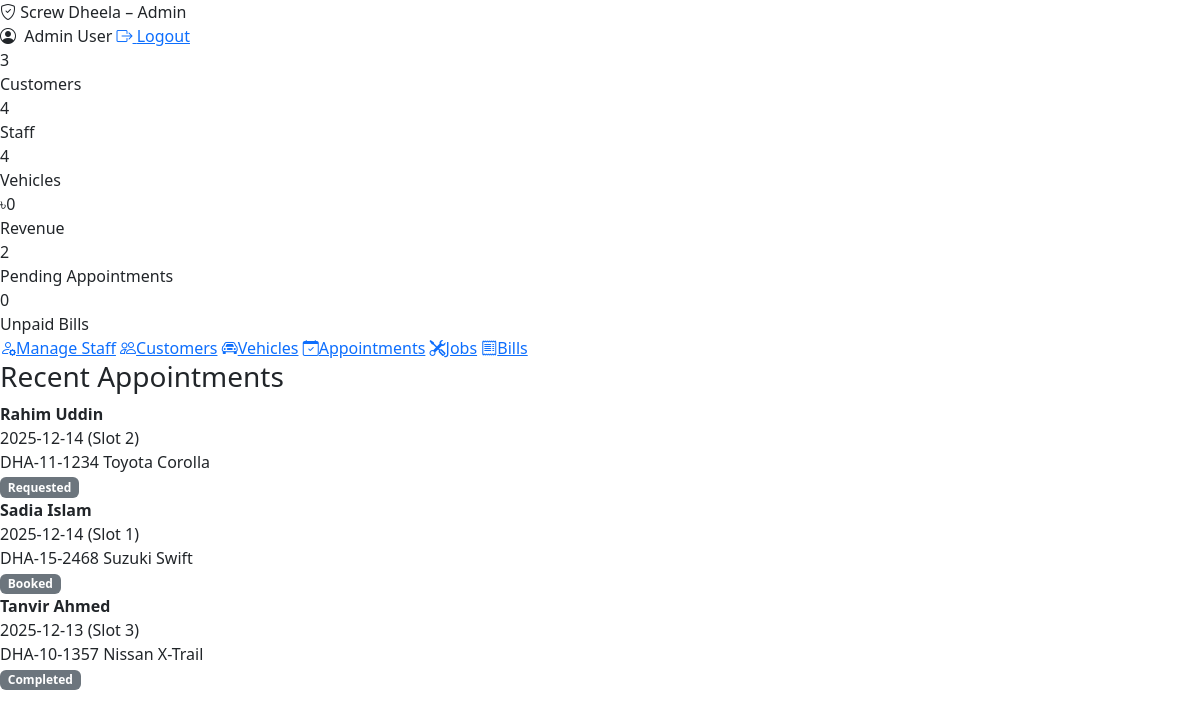
Screenshot of /public/admin_portal/admin_dashboard.php (signed in) with the database file from the repository.
### tables this page shows
CREATE TABLE appointments (
  appointment_id INT AUTO_INCREMENT PRIMARY KEY,
  customer_id INT NOT NULL,
  vehicle_id INT NOT NULL,

   
  requested_date DATE NOT NULL,
  requested_slot TINYINT NOT NULL,  
  problem_text TEXT NOT NULL,

  status ENUM('requested','booked','in_progress','completed','cancelled')
    NOT NULL DEFAULT 'requested',

   
  mechanic_id INT NULL,
  assigned_by_staff_id INT NULL,
  assigned_at DATETIME NULL,

   
  receptionist_note TEXT NULL,

  created_at TIMESTAMP NOT NULL DEFAULT CURRENT_TIMESTAMP,
  updated_at TIMESTAMP NULL DEFAULT NULL ON UPDATE CURRENT_TIMESTAMP,

  KEY idx_appt_day (requested_date),
  KEY idx_appt_status (status),
  KEY idx_appt_mech_day (mechanic_id, requested_date),

  CONSTRAINT chk_slot CHECK (requested_slot BETWEEN 1 AND 4),

  CONSTRAINT fk_appt_customer FOREIGN KEY (customer_id) REFERENCES customers(customer_id)
    ON DELETE CASCADE,
  CONSTRAINT fk_appt_vehicle FOREIGN KEY (vehicle_id) REFERENCES vehicles(vehicle_id)
    ON DELETE CASCADE,
  CONSTRAINT fk_appt_mechanic FOREIGN KEY (mechanic_id) REFERENCES staff(staff_id)
    ON DELETE SET NULL,
  CONSTRAINT fk_appt_assigned_by FOREIGN KEY (assigned_by_staff_id) REFERENCES staff(staff_id)
    ON DELETE SET NULL
);

CREATE TABLE customers (
  customer_id INT AUTO_INCREMENT PRIMARY KEY,
  name VARCHAR(100) NOT NULL,
  email VARCHAR(150) NULL UNIQUE,
  phone VARCHAR(30) NULL,
  password_hash VARCHAR(255) NULL,  
  created_at TIMESTAMP NOT NULL DEFAULT CURRENT_TIMESTAMP,
  updated_at TIMESTAMP NULL DEFAULT NULL ON UPDATE CURRENT_TIMESTAMP
);

CREATE TABLE vehicles (
  vehicle_id INT AUTO_INCREMENT PRIMARY KEY,
  customer_id INT NOT NULL,
  plate_no VARCHAR(30) NOT NULL,
  make VARCHAR(60) NOT NULL,
  model VARCHAR(60) NOT NULL,
  year SMALLINT NULL,
  color VARCHAR(40) NULL,
  created_at TIMESTAMP NOT NULL DEFAULT CURRENT_TIMESTAMP,
  UNIQUE KEY uq_plate (plate_no),
  KEY idx_vehicle_customer (customer_id),
  CONSTRAINT fk_vehicle_customer FOREIGN KEY (customer_id) REFERENCES customers(customer_id)
    ON DELETE CASCADE
);

### public/admin_portal/admin_dashboard.php (the view, shortened to what this page needs)
<?php
require_once __DIR__ . '/../../config/db.php';
$staff_name = $_SESSION['staff_name'];
$total_customers = $conn->query("SELECT COUNT(*) c FROM customers")->fetch_assoc()['c'];
$total_staff     = $conn->query("SELECT COUNT(*) c FROM staff WHERE is_active = 1")->fetch_assoc()['c'];
$total_vehicles  = $conn->query("SELECT COUNT(*) c FROM vehicles")->fetch_assoc()['c'];
$pending_appts = $conn->query("
    SELECT COUNT(*) c
    FROM appointments
    WHERE status IN ('requested','booked')
")->fetch_assoc()['c'];
$unpaid_bills = $conn->query("
    SELECT COUNT(*) c
    FROM bills
    WHERE payment_status = 'unpaid'
")->fetch_assoc()['c'];
$revenue = $conn->query("
    SELECT
        COALESCE(SUM(total),0) total_revenue,
        COALESCE(SUM(CASE WHEN payment_status='paid' THEN total ELSE 0 END),0) paid_revenue
    FROM bills
")->fetch_assoc();
$recent_appointments = $conn->query("
    SELECT
        a.appointment_id,
        a.status,
        a.requested_date,
        a.requested_slot,
        c.name AS customer_name,
        v.plate_no,
        v.make,
        v.model
    FROM appointments a
    JOIN customers c ON c.customer_id = a.customer_id
    LEFT JOIN vehicles v ON v.vehicle_id = a.vehicle_id
    ORDER BY a.created_at DESC
    LIMIT 6
")->fetch_all(MYSQLI_ASSOC);
?>
<!DOCTYPE html>
<html lang="en">
<head>
    <link href="https://cdn.jsdelivr.net/npm/bootstrap@5.3.0/dist/css/bootstrap.min.css" rel="stylesheet">
    <link rel="stylesheet" href="https://cdn.jsdelivr.net/npm/bootstrap-icons@1.11.0/font/bootstrap-icons.css">
</head>
<body>
<nav class="top-nav">
    <div class="top-nav-content">
        <div class="logo">
            <i class="bi bi-shield-check"></i> Screw Dheela – Admin
        </div>
        <div class="user-info">
            <span class="user-badge">
                <i class="bi bi-person-circle me-1"></i>
                <?= htmlspecialchars($staff_name) ?>
            </span>
            <a href="../logout.php" class="logout-btn">
                <i class="bi bi-box-arrow-right"></i> Logout
            </a>
        </div>
    </div>
</nav>
<div class="container-main">
    <div class="stats-grid">
        <div class="stat-card blue"><div class="stat-value"><?= $total_customers ?></div><div class="stat-label">Customers</div></div>
        <div class="stat-card purple"><div class="stat-value"><?= $total_staff ?></div><div class="stat-label">Staff</div></div>
        <div class="stat-card cyan"><div class="stat-value"><?= $total_vehicles ?></div><div class="stat-label">Vehicles</div></div>
        <div class="stat-card green"><div class="stat-value">৳<?= number_format($revenue['total_revenue']) ?></div><div class="stat-label">Revenue</div></div>
        <div class="stat-card orange"><div class="stat-value"><?= $pending_appts ?></div><div class="stat-label">Pending Appointments</div></div>
        <div class="stat-card red"><div class="stat-value"><?= $unpaid_bills ?></div><div class="stat-label">Unpaid Bills</div></div>
    </div>
    <div class="quick-actions">
        <a href="admin/manage_staff.php" class="action-btn"><i class="bi bi-person-gear"></i>Manage Staff</a>
        <a href="../customers/list.php" class="action-btn"><i class="bi bi-people"></i>Customers</a>
        <a href="../vehicles/list.php" class="action-btn"><i class="bi bi-car-front"></i>Vehicles</a>
        <a href="../appointments/list.php" class="action-btn"><i class="bi bi-calendar-check"></i>Appointments</a>
        <a href="../jobs/list.php" class="action-btn"><i class="bi bi-tools"></i>Jobs</a>
        <a href="../bills/list.php" class="action-btn"><i class="bi bi-receipt"></i>Bills</a>
    </div>
    <div class="data-card">
        <h3>Recent Appointments</h3>
        <?php foreach ($recent_appointments as $a): ?>
            <div class="list-item">
                <strong><?= htmlspecialchars($a['customer_name']) ?></strong><br>
                <?= htmlspecialchars($a['requested_date']) ?> (Slot <?= $a['requested_slot'] ?>)<br>
                <?php if ($a['plate_no']): ?>
                    <?= htmlspecialchars($a['plate_no'].' '.$a['make'].' '.$a['model']) ?><br>
                <?php endif; ?>
                <span class="badge bg-secondary"><?= ucfirst($a['status']) ?></span>
            </div>
        <?php endforeach; ?>
    </div>
</div>
</body>
</html>

### rows the page displays
appointments: customer.name "Rahim Uddin", requested_date "2025-12-14", requested_slot "2", vehicle.model "DHA-11-1234 Toyota Corolla", status "Requested"
appointments: customer.name "Sadia Islam", requested_date "2025-12-14", requested_slot "1", vehicle.model "DHA-15-2468 Suzuki Swift", status "Booked"
appointments: customer.name "Tanvir Ahmed", requested_date "2025-12-13", requested_slot "3", vehicle.model "DHA-10-1357 Nissan X-Trail", status "Completed"

### other values shown
$staff_name "Admin User"
$total_customers "3"
$total_staff "4"
$total_vehicles "4"
$revenue['total_revenue'] "0"
$pending_appts "2"
$unpaid_bills "0"
